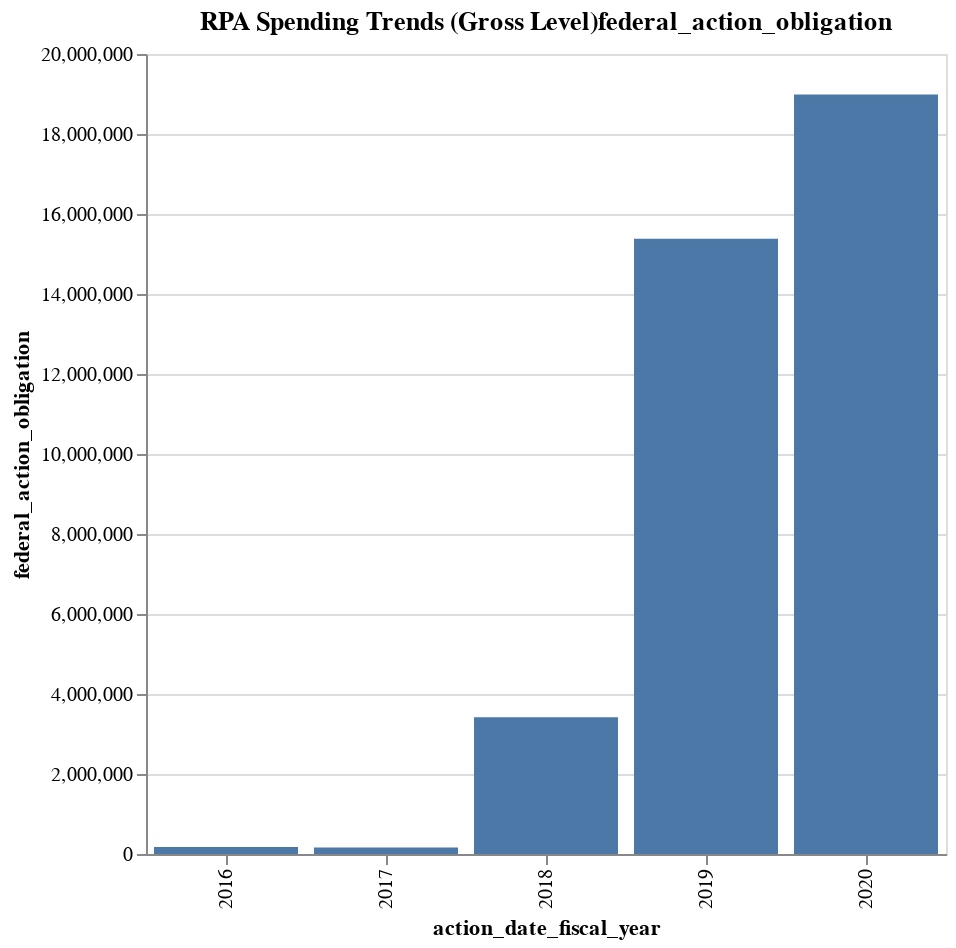

Notebook source saved alongside this figure:
### Code cell
df_RPA_totals = df_RPA.groupby(['action_date_fiscal_year'])['federal_action_obligation'].sum().reset_index()

rpa_chart_totals = alt.Chart(df_RPA_totals).mark_bar().encode(
x='action_date_fiscal_year',
    y='federal_action_obligation'
).properties(
    title='RPA Spending Trends (Gross Level)' + field_name,
    width=400,
    height=400
)

rpa_chart_totals

### Figure 1 — Vega-Lite specification as saved in the notebook (floating-point values rounded to 4 significant figures)
{"config": {"view": {"continuousWidth": 400, "continuousHeight": 300}}, "data": {"name": "data-55318c3b9f393202487c2c5fa036188c"}, "mark": "bar", "encoding": {"x": {"type": "nominal", "field": "action_date_fiscal_year"}, "y": {"type": "quantitative", "field": "federal_action_obligation"}}, "height": 400, "title": "RPA Spending Trends (Gross Level)federal_action_obligation", "width": 400, "$schema": "https://vega.github.io/schema/vega-lite/v4.8.1.json", "datasets": {"data-55318c3b9f393202487c2c5fa036188c": [{"action_date_fiscal_year": "2016", "federal_action_obligation": 175100.0}, {"action_date_fiscal_year": "2017", "federal_action_obligation": 163400.0}, {"action_date_fiscal_year": "2018", "federal_action_obligation": 3421000.0}, {"action_date_fiscal_year": "2019", "federal_action_obligation": 15380000.0}, {"action_date_fiscal_year": "2020", "federal_action_obligation": 18990000.0}]}}
